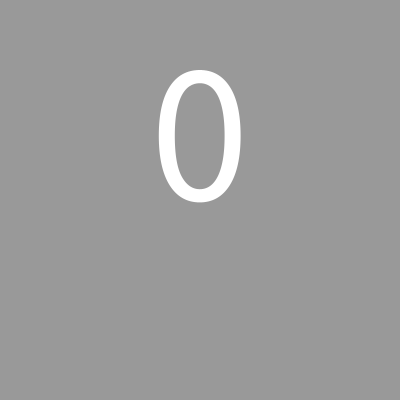
Frame 1 (no input)
Frame 60 (the mouse pressed at the canvas centre just before this capture): identical to frame 1, image omitted
Frame 120 (the mouse held since frame 60 and released just before this capture): identical to frame 1, image omitted

The Processing sketch that drew this single still picture (run headless with seeded random() and noise(); from frame 60 on, the mouse is pressed at the canvas centre):

// Processing sketch: assignment_2_3_3
// ── assignment_2_3_3.pde
int r;

void setup(){
 size(400,400);
 frameRate(60);
}

void draw(){
  background(153);
  textSize(200);
  textAlign(CENTER);
  text(str(r), width/2, height/2);
}

/*void keyPressed(){
  r = (int)random(1,7);
  println(r);
}*/

void keyReleased(){
  r = (int)random(1,7);
  println(r);
}
